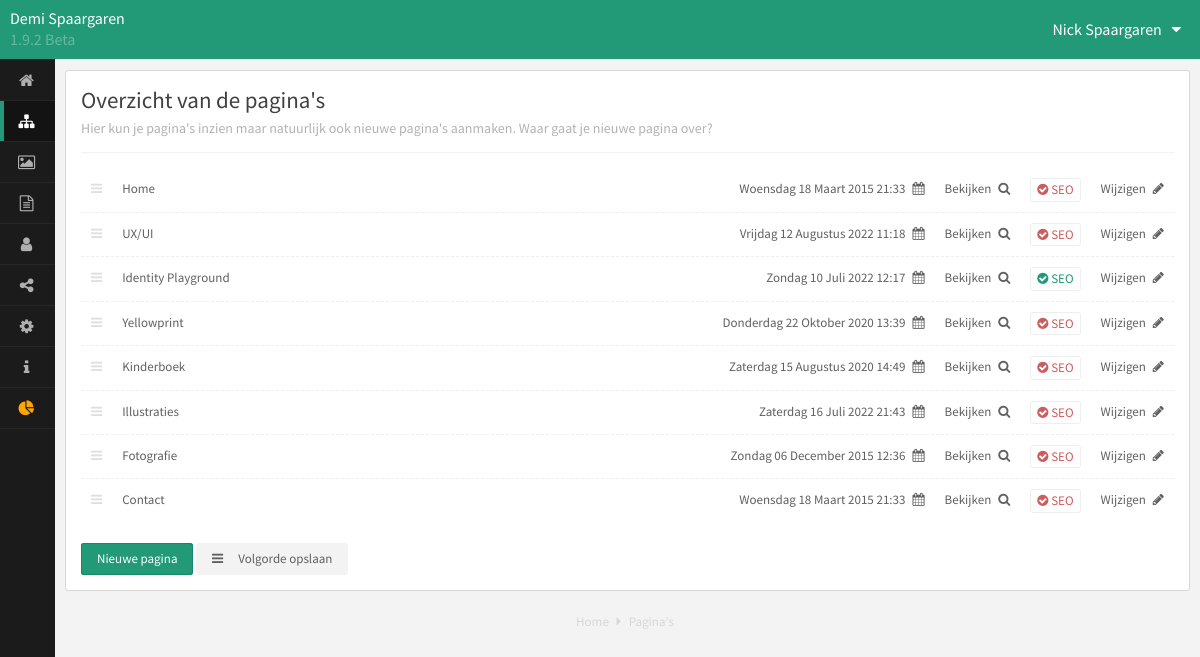
Page /admin_cms/paginas.php (signed in) on the committed database.
### tables this page shows
CREATE TABLE `instellingen` (
  `id` int UNSIGNED NOT NULL,
  `projectnaam` varchar(30) DEFAULT NULL,
  `auteur` varchar(100) DEFAULT NULL,
  `zoomen` int DEFAULT NULL,
  `email` varchar(100) DEFAULT NULL,
  `analytics` varchar(500) DEFAULT NULL,
  `footer` varchar(1000) DEFAULT NULL,
  `siteonline` int DEFAULT NULL,
  `afbeeldingentonen` int DEFAULT NULL,
  `headertonen` int DEFAULT NULL,
  `hotjar` varchar(500) DEFAULT NULL,
  `description` varchar(500) DEFAULT NULL
);

CREATE TABLE `users` (
  `id` int UNSIGNED NOT NULL,
  `username` varchar(20) DEFAULT NULL,
  `password` varchar(100) DEFAULT NULL,
  `firstname` varchar(30) DEFAULT NULL,
  `lastname` varchar(30) DEFAULT NULL,
  `activated` int DEFAULT NULL,
  `email` varchar(50) DEFAULT NULL,
  `laatst_bewerkt` varchar(50) DEFAULT NULL,
  `admin` int DEFAULT NULL,
  `twitteraccount` varchar(50) DEFAULT NULL,
  `dashb_facebook` int DEFAULT NULL,
  `dashb_suggesties` int DEFAULT NULL,
  `dashb_socialclicks` int DEFAULT NULL
);

CREATE TABLE `paginas` (
  `id` int UNSIGNED NOT NULL,
  `volgorde` int DEFAULT NULL,
  `titel` varchar(50) DEFAULT NULL,
  `meta_description` varchar(200) NOT NULL,
  `link` varchar(200) DEFAULT NULL,
  `header` varchar(10000) DEFAULT NULL,
  `content` mediumtext,
  `speciale_button` varchar(10) DEFAULT NULL,
  `aanmaakdatum` varchar(50) DEFAULT NULL,
  `timestamp` varchar(100) DEFAULT NULL
);

### instellingen.php (called while the page is built, shortened)
<?php
require_once("connectdb.php");
$cms_versie = '1.9.2 Beta';
$handle = $pdo->prepare("SELECT * FROM instellingen");
$handle->execute();
$settings = $handle->fetch(PDO::FETCH_OBJ);
if (isset($_SESSION['id'])) {
	$handle = $pdo->prepare("SELECT * FROM users WHERE id= :id");
	$handle->execute([
		':id' => $_SESSION['id']
	]);
	$gebruikergegevens = $handle->fetch(PDO::FETCH_OBJ);
}

### admin_cms/paginas.php (the view, shortened to what this page needs)
<?php
$cms_pagina_titel = 'Pagina\'s';
include_once("../instellingen.php");
require("cms_head.php");
?>
<body>
	<?php require("cms_nav.php") ?>
	<div class="cms_inhoud">
		<div class="cms_container vb">
			<div class="titel-holder">
				<h1>Overzicht van de pagina's</h1>
				<h2>Hier kun je pagina's inzien maar natuurlijk ook nieuwe pagina's aanmaken. Waar gaat je nieuwe pagina over?</h2>
			</div>
			<?php
			$query = $pdo->prepare("SELECT * FROM paginas ORDER BY volgorde");
			$query->execute();
			$pages = $query->fetchAll(PDO::FETCH_OBJ);
			?>
			<form name="frmQA" method="POST" />
			<div id="sortable-row">
				<?php
				foreach ($pages as $page) {
					$hasGoodSeo = $page->titel !== "" && $page->meta_description !== "";
					echo '
					<div class="projectHolder" id="' . $page->id . '">
						<a href="paginas_detail.php?pagina=' . $page->id . '" class="link"></a>
						<div>
							<div class="volgorde_icoon">
								<i class="fa fa-bars"></i>
							</div>
							<div class="projectNaam">' . $page->titel;
					echo '
							</div>
						</div>
						<div>
							<div class="projectStartDatum">' . $page->aanmaakdatum . '</div>
							<a href="http://' . $_SERVER['HTTP_HOST'] . '/' . ($page->link) . '" class="projectBekijken" target="_blank">Bekijken</a>';
							echo '<div
									class="tag"
									style="color:' . ($hasGoodSeo ? 'var(--cms-primary-color)' : 'indianred') . ';">
									<i class="fa fa-check-circle"></i>
									SEO
								</div>';
							echo '
							<a href="paginas_detail.php?pagina=' . $page->id . '" class="projectWijzigen">Wijzigen</a>
						</div>
					</div>';
				}
				?>
			</div>
			<a href="paginas_detail.php?pagina=nieuw" class="cms_button">Nieuwe pagina</a>
			<button type="submit" onclick="saveOrder();" name="submit" class="cms_button grijs" style="border: none !important;"><i class="fa fa-bars"></i>Volgorde opslaan</button>
		</div>
	</div>
	<?php include("cms_footer.php"); ?>
</body>
</html>

### admin_cms/cms_nav.php (shortened to what this page needs)
<div class="cms_extranavHolder">
	<div class="cms_extranav">
		<div class="cms_info">
			<div class="bedrijfsnaam"><?php echo $settings->projectnaam ?></div>
			<div class="versie"><?php echo $cms_versie ?></div>
		</div>
		<div class="account">
			<?php
			$handle = $pdo->prepare("SELECT gelezen FROM formulier WHERE gelezen = 0");
			$handle->execute();
			$forms_unread = $handle->rowCount();
			?>
			<div class="naam">
				<?php echo $gebruikergegevens->firstname . " " . $gebruikergegevens->lastname; ?><i class="fa fa-caret-down"></i></div>
		</div>
	</div>
</div>
<div class="cms_navHolder">
	<ul class="cms_nav">
		<li class="item <?php echo $cms_pagina_titel === 'Dashboard' ? 'active' : '' ?>"><a href="dashboard.php"><i class="fa fa-home"></i><span class="titel">Home</span>
			</a></li>
		<li class="item <?php echo $cms_pagina_titel === 'Pagina\'s' ? 'active' : '' ?>"><a href="paginas.php"><i class="fa fa-sitemap"></i><span class="titel">Pagina's</span>
			</a></li>
		<li class="item <?php echo $cms_pagina_titel === 'Afbeeldingen' ? 'active' : '' ?>"><a href="afbeeldingen.php"><i class="fa fa-image"></i><span class="titel">Afbeeldingen</span>
			</a></li>
		<li class="item <?php echo $cms_pagina_titel === 'Contactformulier' ? 'active' : '' ?>"><a href="formulier.php"><?php if ($forms_unread > 0) {
																														} ?><i class="fa fa-file-text-o"></i><span class="titel">Contactformulier</span>
			</a></li>
		<li class="item <?php echo $cms_pagina_titel === 'Account' ? 'active' : '' ?>"><a href="account.php"><i class="fa fa-user"></i><span class="titel">Account</span>
			</a></li>
		<li class="item <?php echo $cms_pagina_titel === 'Social Media' ? 'active' : '' ?>"><a href="socialmedia.php"><i class="fa fa-share-alt"></i><span class="titel">Social Media</span>
			</a></li>
		<li class="item <?php echo $cms_pagina_titel === 'Instellingen' ? 'active' : '' ?>"><a href="instellingen.php"><i class="fa fa-gear"></i><span class="titel">Instellingen</span>
			</a></li>
		<li class="item <?php echo $cms_pagina_titel === 'Hulp' ? 'active' : '' ?>"><a href="hulp.php"><i class="fa fa-info"></i><span class="titel">Hulp</span>
			</a></li>
		<?php
		if ($gebruikergegevens->admin == 1) {
			$activiteiten_active = $cms_pagina_titel === 'Activiteiten' ? 'active' : '';
			echo '<li class="item ' . $activiteiten_active . '"><a style="color: orange !important;" href="activiteiten.php"><i style="color: orange !important;" class="fa fa-pie-chart"></i><span class="titel">Activiteiten</span><div class="cleared"></div></a></li>';
		}
		?>
	</ul>
</div>

### admin_cms/style_admin.css (style rules this page uses)
:root { --cms-primary-color: #297; --cms-secondary-color: #128967; --cms-font: "Source Sans Pro", Helvetica Neue, Helvetica, arial; }
body { padding: 0; margin: 0; color: #606060; font-family: var(--cms-font); font-size: 13px; line-height: 1.65em; background: #f3f3f3; }
a { color: var(--cms-primary-color); text-decoration: none; }
h1 { font-size: 25px; color: #404040; line-height: 1.25em; font-family: var(--cms-font); font-weight: normal; }
h2 { font-size: 20px; color: #404040; line-height: 1.25em; font-family: var(--cms-font); font-weight: normal; }
.cms_container .titel-holder { border-bottom: 1px solid #f3f3f3; margin: 0 0 15px; padding: 0 0 15px; position: relative; }
.cms_container .titel-holder h1 { margin: 0 0 5px; font-size: 23px; }
.cms_container .titel-holder h2 { color: #b2b2b2; font-size: 14px; margin: 0; }
.cms_extranavHolder { background: var(--cms-primary-color); display: block; position: fixed; top: 0; width: 100%; z-index: 100; }
.cms_extranavHolder .cms_extranav { position: relative; color: #fff; font-size: 16px; background-size: cover; }
.cms_extranavHolder .cms_extranav .cms_info { float: left; padding: 8px 10px; }
.cms_extranavHolder .cms_extranav .account { float: right; position: relative; }
.cms_extranavHolder .cms_extranav .account .naam { padding: 19px; display: inline-block; user-select: none; -moz-user-select: none; -webkit-user-select: none; min-width: 110px; text-align: right; }
.cms_extranavHolder .cms_extranav .account .naam .fa { margin: 0 0 0 10px; }
.cms_navHolder { background: #1b1b1b; height: 100%; left: 0; max-width: 55px; min-height: 290px; overflow: hidden; padding: 60px 0 0; position: fixed; top: 0; transition: all 0.3s ease 0s; z-index: 12; }
.cms_nav { margin: 0; padding: 0; position: relative; width: 165px; }
.cms_nav .item { display: block; margin: 0; padding: 0; border-bottom: 1px solid #262626; position: relative; }
.cms_nav .item a { border-left: 4px solid #1b1b1b; color: #afafaf; display: block; list-style-type: none; padding: 10px 0; text-align: center; }
.cms_nav .fa { color: #afafaf; display: block; float: left; font-size: 16px; margin: 2px 10px; width: 25px; }
.item.active { background: none repeat scroll 0 0 rgba(0, 0, 0, 0.3); }
.item.active a { color: #fff !important; border-left: 4px solid var(--cms-primary-color); }
.item.active .fa { color: #fff !important; }
.cms_inhoud { float: none; padding: 70px 10px 0 65px; position: relative; width: calc(100% - 75px); }
.cms_container { background: #fff; border-radius: 3px; border: 1px solid #d7d7d7; float: left; margin: 0 10px 10px 0px; padding: 15px; box-sizing: border-box; position: relative; width: calc(50% - 10px); }
.cms_container h2 { margin: 0 0 10px; }
.cms_container.vb { width: 100%; margin: 0 0 10px 0px; float: none; }
.cms_button { background: var(--cms-primary-color); border: 0 none !important; border-radius: 3px; box-shadow: 0 0 0 1px var(--cms-secondary-color) inset; color: #fff !important; display: inline-block; font-family: var(--cms-font); font-size: 13px; margin: 15px 0 0; padding: 16px !important; text-align: center; position: relative; line-height: 0px !important; }
.cms_button.grijs { background: #f3f3f3 !important; border: 1px solid #dddddd !important; box-shadow: none !important; color: #606060 !important; }
button[type=submit] { border: 0 solid !important; display: inline-block; font-size: 13px !important; line-height: 0 !important; margin: 20px 0 0 !important; position: relative; }
.versie { opacity: 0.3; }
.projectHolder { border-bottom: 1px dashed #eee; display: flex; justify-content: space-between; margin: 0; padding: 10px; position: relative; }
.projectHolder:last-child { border: 0 none; }
.projectHolder a.link { position: absolute; left: 0px; right: 0px; top: 0px; bottom: 0px; z-index: 10; }
.projectHolder a { color: inherit; }
.projectHolder > div { display: flex; gap: 20px; }
.projectHolder .tag { border: 1px solid #eee; border-radius: 3px; padding: 0px 6px; }
.projectHolder .volgorde_icoon .fa { color: #dfdfdf; }
.projectHolder .projectStartDatum::after { content: "\f073"; font-family: fontawesome; margin: 0 0 0 7px; }
.projectHolder .projectWijzigen { z-index: 11; position: relative; }
.projectHolder .projectWijzigen::after { content: "\f040"; font-family: fontawesome; margin: 0 0 0 7px; }
.projectHolder .projectBekijken { z-index: 11; position: relative; }
.projectHolder .projectBekijken::after { content: "\f002"; font-family: fontawesome; margin: 0 0 0 7px; }

### rows in the picture
instellingen: projectnaam "Demi Spaargaren"
users: firstname "Nick", lastname "Spaargaren"
paginas: titel "Home", aanmaakdatum "Woensdag 18 Maart 2015 21:33"
paginas: titel "UX/UI", aanmaakdatum "Vrijdag 12 Augustus 2022 11:18"
paginas: titel "Identity Playground", aanmaakdatum "Zondag 10 Juli 2022 12:17"
paginas: titel "Yellowprint", aanmaakdatum "Donderdag 22 Oktober 2020 13:39"
paginas: titel "Kinderboek", aanmaakdatum "Zaterdag 15 Augustus 2020 14:49"
paginas: titel "Illustraties", aanmaakdatum "Zaterdag 16 Juli 2022 21:43"
paginas: titel "Fotografie", aanmaakdatum "Zondag 06 December 2015 12:36"
paginas: titel "Contact", aanmaakdatum "Woensdag 18 Maart 2015 21:33"

### other values in the picture
$cms_versie "1.9.2 Beta"
$cms_pagina_titel "Pagina's"
